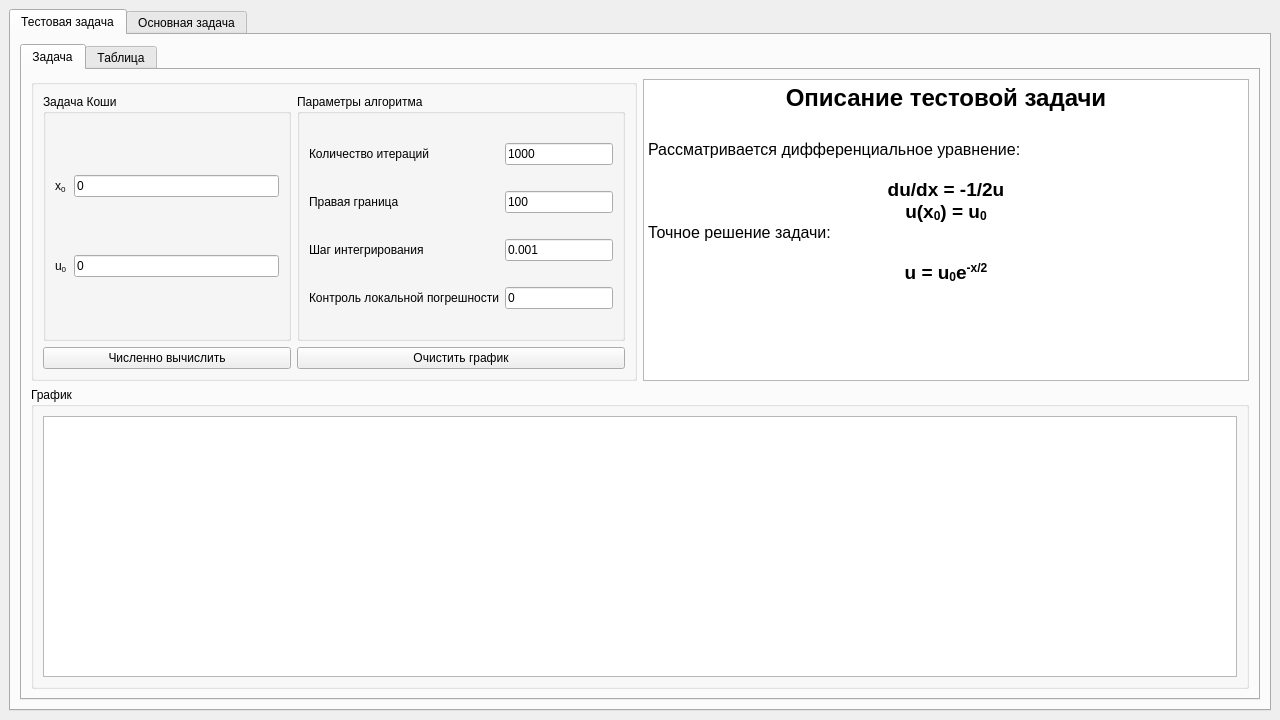
<?xml version="1.0" encoding="UTF-8"?>
<ui version="4.0">
 <class>MainWindow</class>
 <widget class="QMainWindow" name="MainWindow">
  <property name="geometry">
   <rect>
    <x>0</x>
    <y>0</y>
    <width>1280</width>
    <height>720</height>
   </rect>
  </property>
  <property name="windowTitle">
   <string>Численные методы. Лабораторная работа 1</string>
  </property>
  <property name="locale">
   <locale language="Russian" country="Russia"/>
  </property>
  <widget class="QWidget" name="centralwidget">
   <layout class="QGridLayout" name="gridLayout">
    <item row="0" column="0">
     <widget class="QTabWidget" name="task_swith">
      <property name="currentIndex">
       <number>0</number>
      </property>
      <widget class="QWidget" name="test_tab">
       <attribute name="title">
        <string>Тестовая задача</string>
       </attribute>
       <layout class="QGridLayout" name="gridLayout_9">
        <item row="0" column="0">
         <widget class="QTabWidget" name="test_task">
          <property name="currentIndex">
           <number>0</number>
          </property>
          <widget class="QWidget" name="test_task_tab">
           <attribute name="title">
            <string>Задача</string>
           </attribute>
           <layout class="QGridLayout" name="gridLayout_2">
            <item row="2" column="1">
             <widget class="QTextEdit" name="test_description">
              <property name="readOnly">
               <bool>true</bool>
              </property>
              <property name="html">
               <string>&lt;!DOCTYPE HTML PUBLIC &quot;-//W3C//DTD HTML 4.0//EN&quot; &quot;http://www.w3.org/TR/REC-html40/strict.dtd&quot;&gt;
&lt;html&gt;&lt;head&gt;&lt;meta name=&quot;qrichtext&quot; content=&quot;1&quot; /&gt;&lt;style type=&quot;text/css&quot;&gt;
p, li { white-space: pre-wrap; }
&lt;/style&gt;&lt;/head&gt;&lt;body style=&quot; font-family:'Ubuntu'; font-size:11pt; font-weight:400; font-style:normal;&quot;&gt;
&lt;p align=&quot;center&quot; style=&quot; margin-top:0px; margin-bottom:0px; margin-left:0px; margin-right:0px; -qt-block-indent:0; text-indent:0px;&quot;&gt;&lt;span style=&quot; font-size:18pt; font-weight:600;&quot;&gt;Описание тестовой задачи&lt;/span&gt;&lt;/p&gt;
&lt;p align=&quot;center&quot; style=&quot;-qt-paragraph-type:empty; margin-top:0px; margin-bottom:0px; margin-left:0px; margin-right:0px; -qt-block-indent:0; text-indent:0px; font-size:18pt; font-weight:600;&quot;&gt;&lt;br /&gt;&lt;/p&gt;
&lt;p style=&quot; margin-top:0px; margin-bottom:0px; margin-left:0px; margin-right:0px; -qt-block-indent:0; text-indent:0px;&quot;&gt;&lt;span style=&quot; font-size:12pt;&quot;&gt;Рассматривается дифференциальное уравнение:&lt;/span&gt;&lt;/p&gt;
&lt;p style=&quot;-qt-paragraph-type:empty; margin-top:0px; margin-bottom:0px; margin-left:0px; margin-right:0px; -qt-block-indent:0; text-indent:0px; font-size:12pt;&quot;&gt;&lt;br /&gt;&lt;/p&gt;
&lt;p align=&quot;center&quot; style=&quot; margin-top:0px; margin-bottom:0px; margin-left:0px; margin-right:0px; -qt-block-indent:0; text-indent:0px;&quot;&gt;&lt;span style=&quot; font-size:14pt; font-weight:600;&quot;&gt;du/dx = -1/2u&lt;br /&gt;u(x&lt;/span&gt;&lt;span style=&quot; font-size:14pt; font-weight:600; vertical-align:sub;&quot;&gt;0&lt;/span&gt;&lt;span style=&quot; font-size:14pt; font-weight:600;&quot;&gt;) = u&lt;/span&gt;&lt;span style=&quot; font-size:14pt; font-weight:600; vertical-align:sub;&quot;&gt;0&lt;/span&gt;&lt;/p&gt;
&lt;p style=&quot; margin-top:0px; margin-bottom:0px; margin-left:0px; margin-right:0px; -qt-block-indent:0; text-indent:0px;&quot;&gt;&lt;span style=&quot; font-size:12pt;&quot;&gt;Точное решение задачи:&lt;/span&gt;&lt;/p&gt;
&lt;p style=&quot;-qt-paragraph-type:empty; margin-top:0px; margin-bottom:0px; margin-left:0px; margin-right:0px; -qt-block-indent:0; text-indent:0px; font-size:12pt;&quot;&gt;&lt;br /&gt;&lt;/p&gt;
&lt;p align=&quot;center&quot; style=&quot; margin-top:0px; margin-bottom:0px; margin-left:0px; margin-right:0px; -qt-block-indent:0; text-indent:0px;&quot;&gt;&lt;span style=&quot; font-size:14pt; font-weight:600;&quot;&gt;u = u&lt;/span&gt;&lt;span style=&quot; font-size:14pt; font-weight:600; vertical-align:sub;&quot;&gt;0&lt;/span&gt;&lt;span style=&quot; font-size:14pt; font-weight:600;&quot;&gt;e&lt;/span&gt;&lt;span style=&quot; font-size:14pt; font-weight:600; vertical-align:super;&quot;&gt;-x/2&lt;/span&gt;&lt;/p&gt;
&lt;p style=&quot;-qt-paragraph-type:empty; margin-top:0px; margin-bottom:0px; margin-left:0px; margin-right:0px; -qt-block-indent:0; text-indent:0px;&quot;&gt;&lt;br /&gt;&lt;/p&gt;&lt;/body&gt;&lt;/html&gt;</string>
              </property>
             </widget>
            </item>
            <item row="2" column="0">
             <widget class="QGroupBox" name="test_start_values">
              <property name="title">
               <string/>
              </property>
              <layout class="QGridLayout" name="gridLayout_4">
               <item row="1" column="0">
                <widget class="QGroupBox" name="test_koshi_task">
                 <property name="title">
                  <string>Задача Коши</string>
                 </property>
                 <layout class="QGridLayout" name="gridLayout_7">
                  <item row="0" column="0">
                   <widget class="QLabel" name="test_x0_label">
                    <property name="text">
                     <string>&lt;html&gt;&lt;head/&gt;&lt;body&gt;&lt;p&gt;x&lt;span style=&quot; vertical-align:sub;&quot;&gt;0&lt;/span&gt;&lt;/p&gt;&lt;/body&gt;&lt;/html&gt;</string>
                    </property>
                   </widget>
                  </item>
                  <item row="0" column="1">
                   <widget class="QLineEdit" name="test_x0_input">
                    <property name="text">
                     <string>0</string>
                    </property>
                   </widget>
                  </item>
                  <item row="1" column="0">
                   <widget class="QLabel" name="test_u0_label">
                    <property name="text">
                     <string>&lt;html&gt;&lt;head/&gt;&lt;body&gt;&lt;p&gt;u&lt;span style=&quot; vertical-align:sub;&quot;&gt;0&lt;/span&gt;&lt;/p&gt;&lt;/body&gt;&lt;/html&gt;</string>
                    </property>
                   </widget>
                  </item>
                  <item row="1" column="1">
                   <widget class="QLineEdit" name="test_u0_input">
                    <property name="text">
                     <string>0</string>
                    </property>
                   </widget>
                  </item>
                 </layout>
                </widget>
               </item>
               <item row="2" column="0">
                <widget class="QPushButton" name="test_start">
                 <property name="text">
                  <string>Численно вычислить</string>
                 </property>
                </widget>
               </item>
               <item row="1" column="1">
                <widget class="QGroupBox" name="test_alghoritm_params">
                 <property name="title">
                  <string>Параметры алгоритма</string>
                 </property>
                 <layout class="QGridLayout" name="gridLayout_8">
                  <item row="0" column="0">
                   <widget class="QLabel" name="test_niter_label">
                    <property name="text">
                     <string>Количество итераций</string>
                    </property>
                   </widget>
                  </item>
                  <item row="1" column="0">
                   <widget class="QLabel" name="test_right_break_label">
                    <property name="text">
                     <string>Правая граница</string>
                    </property>
                   </widget>
                  </item>
                  <item row="3" column="0">
                   <widget class="QLabel" name="test_epsilon_label">
                    <property name="text">
                     <string>Контроль локальной погрешности</string>
                    </property>
                   </widget>
                  </item>
                  <item row="2" column="0">
                   <widget class="QLabel" name="test_h0_label">
                    <property name="text">
                     <string>Шаг интегрирования</string>
                    </property>
                   </widget>
                  </item>
                  <item row="0" column="1">
                   <widget class="QLineEdit" name="test_niter_input">
                    <property name="text">
                     <string>1000</string>
                    </property>
                   </widget>
                  </item>
                  <item row="1" column="1">
                   <widget class="QLineEdit" name="test_right_break_input">
                    <property name="text">
                     <string>100</string>
                    </property>
                   </widget>
                  </item>
                  <item row="2" column="1">
                   <widget class="QLineEdit" name="test_h0_input">
                    <property name="text">
                     <string>0.001</string>
                    </property>
                   </widget>
                  </item>
                  <item row="3" column="1">
                   <widget class="QLineEdit" name="test_epsilon_input">
                    <property name="text">
                     <string>0</string>
                    </property>
                   </widget>
                  </item>
                 </layout>
                </widget>
               </item>
               <item row="2" column="1">
                <widget class="QPushButton" name="test_clear">
                 <property name="text">
                  <string>Очистить график</string>
                 </property>
                </widget>
               </item>
              </layout>
             </widget>
            </item>
            <item row="3" column="0" colspan="2">
             <widget class="QGroupBox" name="test_graphics_box">
              <property name="title">
               <string>График</string>
              </property>
              <layout class="QGridLayout" name="gridLayout_6">
               <item row="1" column="0">
                <widget class="QGraphicsView" name="test_graphic"/>
               </item>
              </layout>
             </widget>
            </item>
           </layout>
          </widget>
          <widget class="QWidget" name="test_table_tab">
           <attribute name="title">
            <string>Таблица</string>
           </attribute>
           <layout class="QGridLayout" name="gridLayout_3">
            <item row="0" column="0">
             <widget class="QTableView" name="test_table"/>
            </item>
           </layout>
          </widget>
         </widget>
        </item>
       </layout>
      </widget>
      <widget class="QWidget" name="main_tab">
       <attribute name="title">
        <string>Основная задача</string>
       </attribute>
       <layout class="QGridLayout" name="gridLayout_17">
        <item row="0" column="0">
         <widget class="QTabWidget" name="main_task">
          <property name="currentIndex">
           <number>0</number>
          </property>
          <widget class="QWidget" name="main_task_tab">
           <attribute name="title">
            <string>Задача</string>
           </attribute>
           <layout class="QGridLayout" name="gridLayout_10">
            <item row="2" column="1">
             <widget class="QTextEdit" name="main_description">
              <property name="readOnly">
               <bool>true</bool>
              </property>
              <property name="html">
               <string>&lt;!DOCTYPE HTML PUBLIC &quot;-//W3C//DTD HTML 4.0//EN&quot; &quot;http://www.w3.org/TR/REC-html40/strict.dtd&quot;&gt;
&lt;html&gt;&lt;head&gt;&lt;meta name=&quot;qrichtext&quot; content=&quot;1&quot; /&gt;&lt;style type=&quot;text/css&quot;&gt;
p, li { white-space: pre-wrap; }
&lt;/style&gt;&lt;/head&gt;&lt;body style=&quot; font-family:'Ubuntu'; font-size:11pt; font-weight:400; font-style:normal;&quot;&gt;
&lt;p align=&quot;center&quot; style=&quot; margin-top:0px; margin-bottom:0px; margin-left:0px; margin-right:0px; -qt-block-indent:0; text-indent:0px;&quot;&gt;&lt;span style=&quot; font-size:18pt; font-weight:600;&quot;&gt;Описание основной задачи&lt;/span&gt;&lt;/p&gt;
&lt;p align=&quot;center&quot; style=&quot;-qt-paragraph-type:empty; margin-top:0px; margin-bottom:0px; margin-left:0px; margin-right:0px; -qt-block-indent:0; text-indent:0px; font-size:14pt; font-weight:600;&quot;&gt;&lt;br /&gt;&lt;/p&gt;
&lt;p style=&quot; margin-top:0px; margin-bottom:0px; margin-left:0px; margin-right:0px; -qt-block-indent:0; text-indent:0px;&quot;&gt;&lt;span style=&quot; font-size:12pt;&quot;&gt;Рассматривается дифференциальное уравнение:&lt;/span&gt;&lt;/p&gt;
&lt;p style=&quot;-qt-paragraph-type:empty; margin-top:0px; margin-bottom:0px; margin-left:0px; margin-right:0px; -qt-block-indent:0; text-indent:0px;&quot;&gt;&lt;br /&gt;&lt;/p&gt;
&lt;p align=&quot;center&quot; style=&quot; margin-top:0px; margin-bottom:0px; margin-left:0px; margin-right:0px; -qt-block-indent:0; text-indent:0px;&quot;&gt;&lt;span style=&quot; font-size:14pt; font-weight:600;&quot;&gt;du/dx = (1+x&lt;/span&gt;&lt;span style=&quot; font-size:14pt; font-weight:600; vertical-align:super;&quot;&gt;4&lt;/span&gt;&lt;span style=&quot; font-size:14pt; font-weight:600;&quot;&gt;)&lt;/span&gt;&lt;span style=&quot; font-size:14pt; font-weight:600; vertical-align:super;&quot;&gt;-1&lt;/span&gt;&lt;span style=&quot; font-size:14pt; font-weight:600;&quot;&gt;u&lt;/span&gt;&lt;span style=&quot; font-size:14pt; font-weight:600; vertical-align:super;&quot;&gt;2&lt;/span&gt;&lt;span style=&quot; font-size:14pt; font-weight:600;&quot;&gt; + u - u&lt;/span&gt;&lt;span style=&quot; font-size:14pt; font-weight:600; vertical-align:super;&quot;&gt;3&lt;/span&gt;&lt;span style=&quot; font-size:14pt; font-weight:600;&quot;&gt;sin(10x)&lt;br /&gt;u(x&lt;/span&gt;&lt;span style=&quot; font-size:14pt; font-weight:600; vertical-align:sub;&quot;&gt;0&lt;/span&gt;&lt;span style=&quot; font-size:14pt; font-weight:600;&quot;&gt;) = u&lt;/span&gt;&lt;span style=&quot; font-size:14pt; font-weight:600; vertical-align:sub;&quot;&gt;0&lt;/span&gt;&lt;/p&gt;&lt;/body&gt;&lt;/html&gt;</string>
              </property>
             </widget>
            </item>
            <item row="2" column="0">
             <widget class="QGroupBox" name="main_start_values">
              <property name="title">
               <string/>
              </property>
              <layout class="QGridLayout" name="gridLayout_11">
               <item row="1" column="0">
                <widget class="QGroupBox" name="main_koshi_task">
                 <property name="title">
                  <string>Задача Коши</string>
                 </property>
                 <layout class="QGridLayout" name="gridLayout_12">
                  <item row="0" column="0">
                   <widget class="QLabel" name="main_x0_label">
                    <property name="text">
                     <string>&lt;html&gt;&lt;head/&gt;&lt;body&gt;&lt;p&gt;x&lt;span style=&quot; vertical-align:sub;&quot;&gt;0&lt;/span&gt;&lt;/p&gt;&lt;/body&gt;&lt;/html&gt;</string>
                    </property>
                   </widget>
                  </item>
                  <item row="0" column="1">
                   <widget class="QLineEdit" name="main_x0_input">
                    <property name="text">
                     <string>0</string>
                    </property>
                   </widget>
                  </item>
                  <item row="1" column="0">
                   <widget class="QLabel" name="main_u0_label">
                    <property name="text">
                     <string>&lt;html&gt;&lt;head/&gt;&lt;body&gt;&lt;p&gt;u&lt;span style=&quot; vertical-align:sub;&quot;&gt;0&lt;/span&gt;&lt;/p&gt;&lt;/body&gt;&lt;/html&gt;</string>
                    </property>
                   </widget>
                  </item>
                  <item row="1" column="1">
                   <widget class="QLineEdit" name="main_u0_input">
                    <property name="text">
                     <string>0</string>
                    </property>
                   </widget>
                  </item>
                 </layout>
                </widget>
               </item>
               <item row="2" column="0">
                <widget class="QPushButton" name="main_start">
                 <property name="text">
                  <string>Численно вычислить</string>
                 </property>
                </widget>
               </item>
               <item row="1" column="1">
                <widget class="QGroupBox" name="main_alghoritm_params">
                 <property name="title">
                  <string>Параметры алгоритма</string>
                 </property>
                 <layout class="QGridLayout" name="gridLayout_13">
                  <item row="0" column="0">
                   <widget class="QLabel" name="main_niter_label">
                    <property name="text">
                     <string>Количество итераций</string>
                    </property>
                   </widget>
                  </item>
                  <item row="1" column="0">
                   <widget class="QLabel" name="main_right_break_label">
                    <property name="text">
                     <string>Правая граница</string>
                    </property>
                   </widget>
                  </item>
                  <item row="3" column="0">
                   <widget class="QLabel" name="main_epsilon_label">
                    <property name="text">
                     <string>Контроль локальной погрешности</string>
                    </property>
                   </widget>
                  </item>
                  <item row="2" column="0">
                   <widget class="QLabel" name="main_h0_label">
                    <property name="text">
                     <string>Шаг интегрирования</string>
                    </property>
                   </widget>
                  </item>
                  <item row="0" column="1">
                   <widget class="QLineEdit" name="main_niter_input">
                    <property name="text">
                     <string>1000</string>
                    </property>
                   </widget>
                  </item>
                  <item row="1" column="1">
                   <widget class="QLineEdit" name="main_right_break_input">
                    <property name="text">
                     <string>100</string>
                    </property>
                   </widget>
                  </item>
                  <item row="2" column="1">
                   <widget class="QLineEdit" name="main_h0_input">
                    <property name="text">
                     <string>0.001</string>
                    </property>
                   </widget>
                  </item>
                  <item row="3" column="1">
                   <widget class="QLineEdit" name="main_epsilon_input">
                    <property name="text">
                     <string>0</string>
                    </property>
                   </widget>
                  </item>
                 </layout>
                </widget>
               </item>
               <item row="2" column="1">
                <widget class="QPushButton" name="main_clear">
                 <property name="text">
                  <string>Очистить график</string>
                 </property>
                </widget>
               </item>
              </layout>
             </widget>
            </item>
            <item row="3" column="0" colspan="2">
             <widget class="QGroupBox" name="main_graphics_box">
              <property name="title">
               <string>График</string>
              </property>
              <layout class="QGridLayout" name="gridLayout_14">
               <item row="1" column="0">
                <widget class="QGraphicsView" name="main_graphic"/>
               </item>
              </layout>
             </widget>
            </item>
           </layout>
          </widget>
          <widget class="QWidget" name="main_table_tab">
           <attribute name="title">
            <string>Таблица</string>
           </attribute>
           <layout class="QGridLayout" name="gridLayout_15">
            <item row="0" column="0">
             <widget class="QTableView" name="main_table"/>
            </item>
           </layout>
          </widget>
         </widget>
        </item>
       </layout>
      </widget>
     </widget>
    </item>
   </layout>
  </widget>
 </widget>
 <resources/>
 <connections/>
</ui>
